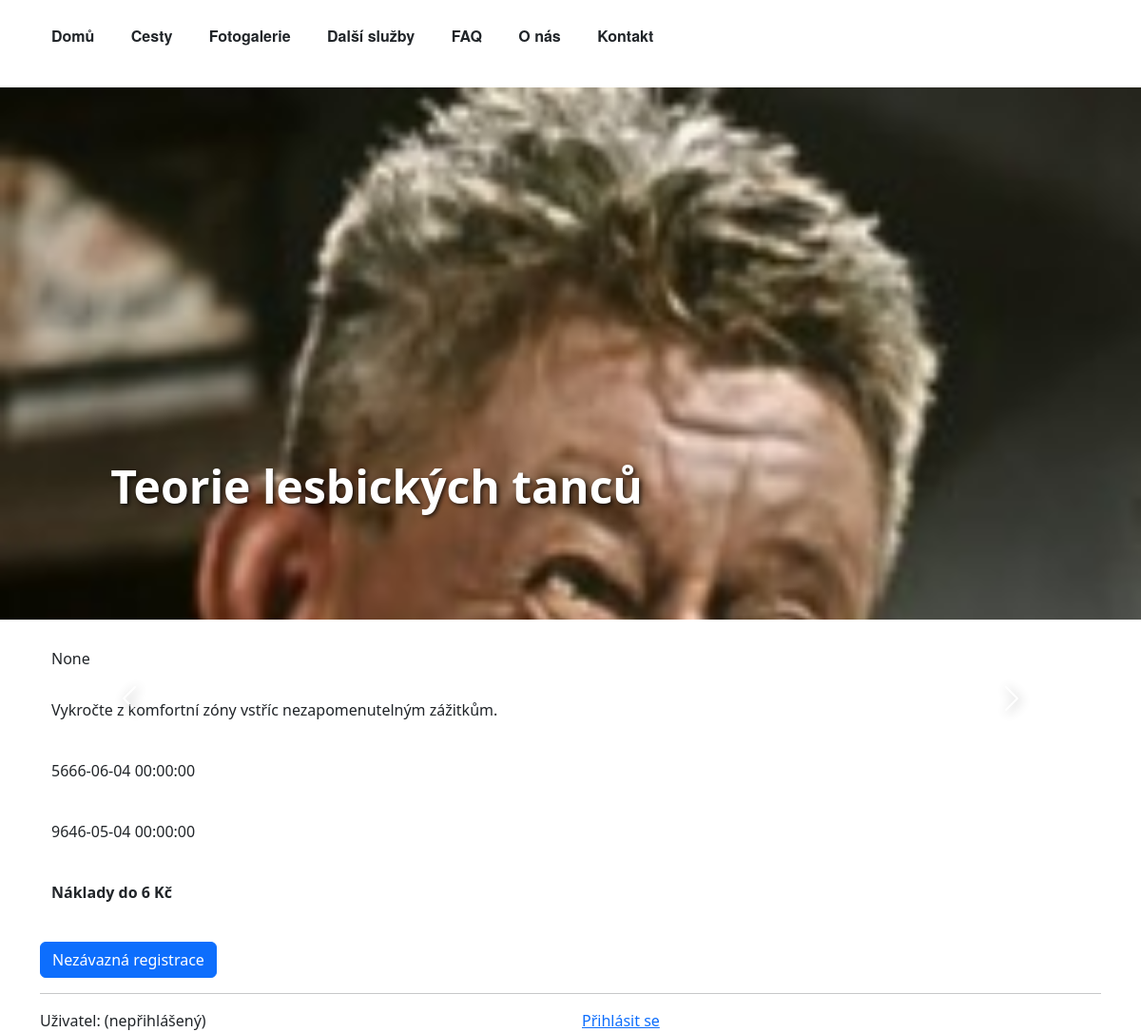
/webapp/trip-detail/2/, run on an earlier commit of the app's database.
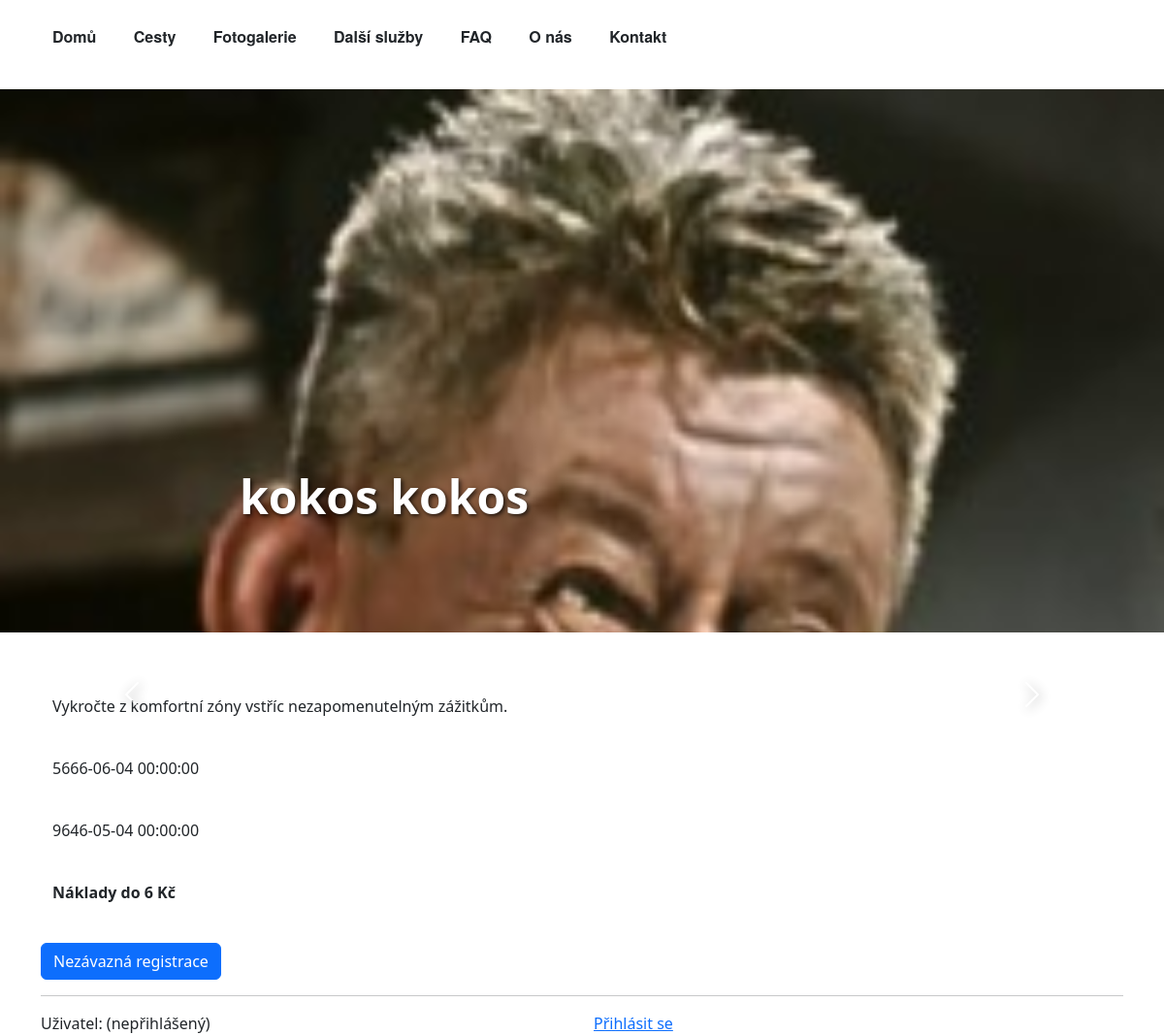
And on a later commit of the database.
### webapp/models.py (models this page shows, shortened)
class Trip(models.Model):
    trip_id = models.AutoField(primary_key=True)
    trip_name = models.CharField(max_length=256)
    trip_short_description = models.TextField(null=True, blank=True)
    trip_description = models.TextField(null=True, blank=True)
    start_time = models.CharField(null=True, blank=True, max_length=30) #not date field at the clients request
    end_time = models.CharField(null=True, blank=True, max_length=30) #vague dates preferred - start of june
    price = models.IntegerField(null=True, blank=True)
    image = models.ImageField(upload_to='', null=True, blank=True)
    thumbnail = models.ImageField(upload_to='', null=True, blank=True)

### webapp/views.py (the view)
# urls.py: path("trip-detail/<int:pk>/", TripDetailView.as_view(), name='trip_detail'),
class TripDetailView(DetailView):
    template_name = "trip_detail.html"
    model = Trip
    context_object_name = "trip"
    def get_context_data(self, **kwargs):
        context = super().get_context_data(**kwargs)
        trip = self.object
        context["trip_images"] = trip.trip_images.all()
        return context

### webapp/templates/trip_detail.html (shortened to what this page needs)
{% extends "base_with_bootstrap.html" %}
{% load bootstrap5 %}
{% load static %}
{% block bootstrap5_extra_head %}
    <link rel="stylesheet" href="{% static 'webapp/css/tripDetail.css' %}">
{% endblock %}
{% block image_head %}
    <div class="title-image">
        <img src="{{ trip.image.url }}">
        <h1 class="title-text">{{ trip.trip_name }}</h1>
    </div>
{% endblock %}
{% block content %}
<div class="container">
    <div class="col">
        <div class="col"><h6>{{ trip.trip_short_description }}</h6></div>&nbsp;&nbsp;
    <div id="tripCarousel" class="carousel slide" data-bs-ride="carousel">
      <button class="carousel-control-prev" type="button" data-bs-target="#tripCarousel" data-bs-slide="prev">
        <span class="carousel-control-prev-icon" aria-hidden="true"></span>
      </button>
      <button class="carousel-control-next" type="button" data-bs-target="#tripCarousel" data-bs-slide="next">
        <span class="carousel-control-next-icon" aria-hidden="true"></span>
      </button>
    </div>
        <div class="col"><p>{{ trip.trip_description }}</p></div>&nbsp;
        <div class="col"><p>{{ trip.start_time }}</p></div>&nbsp;
        <div class="col"><p>{{ trip.end_time }}</p></div>&nbsp;
        <div class="col"><p><strong>Náklady do {{ trip.price }} Kč</strong></p></div>&nbsp;
    </div>
</div>
<a href="{% url 'webapp:customer_create' trip.pk %}" class="btn btn-primary"> Nezávazná registrace </a>
{% endblock %}

What changed in the data, as far as the page shows it:
changed Trip "Vykročte z komfortní zóny vstříc nezapomenutelným zážitkům.": trip_name "Teorie lesbických tanců" → "kokos kokos"; trip_short_description "None" → (not shown)
